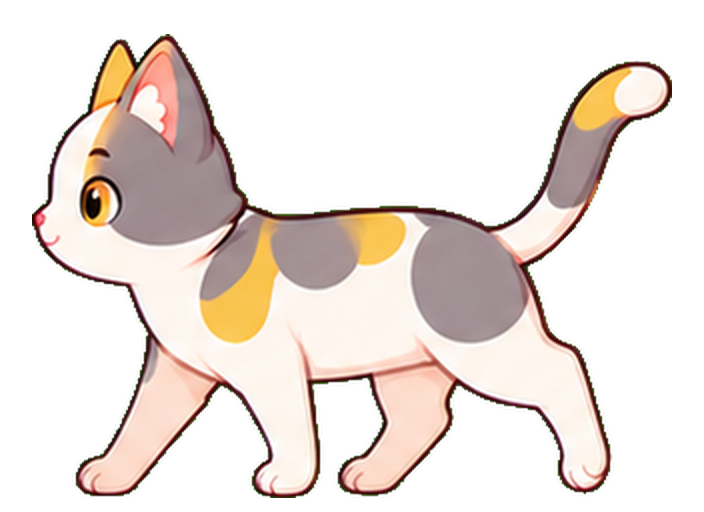
#> input picture assets/pets/biscuit/walk_left/frame_03.png, 704 x 512 px, given in place of siamese_pose_sheet.png, which was not available
$ python prepare_siamese_assets.py
#> lines starting #> are read from the running program, lines starting #| are printed output that depends on the picture; pictures that were not available may be replaced by others from this repository, and a replacement may not be noted
### tools/prepare_golden_munchkin_assets.py
#!/usr/bin/env python3
"""Prepare the approved Golden Munchkin artwork as transparent Godot assets."""

from __future__ import annotations

from collections import deque
from pathlib import Path

import numpy as np
from PIL import Image, ImageFilter

from prepare_biscuit_assets import PET_CANVAS, WALK_CANVAS, WIDE_CANVAS


PROJECT_ROOT = Path(__file__).resolve().parents[1]
PET_ROOT = PROJECT_ROOT / "assets" / "pets" / "golden_munchkin"
SOURCE_ROOT = PROJECT_ROOT / "dev_only" / "unused_assets" / "assets" / "pets" / "golden_munchkin" / "source"
STATION_ROOT = PROJECT_ROOT / "assets" / "ui" / "desktop_station" / "golden_munchkin"
SLEEP_TAIL_SWEEP_AMPLITUDES = [
    0.0,
    -2.0,
    -4.0,
    -6.0,
    -7.0,
    -6.0,
    -4.0,
    -2.0,
    0.0,
    2.0,
    4.0,
    7.0,
    5.0,
    2.0,
    0.0,
]

# Generated walk sheets contain pale backdrop fragments in several enclosed
# spaces between the legs.  Each tuple is a tight search region plus the
# minimum size of the background-colored seed inside that region.  Keeping the
# regions frame-specific lets us clear the matte without recoloring or
# reshaping Honey's cream paws.
WALK_LEG_GAP_ARTIFACT_REGIONS: dict[
    str, dict[int, list[tuple[int, int, int, int, int]]]
] = {
    "move_left": {
        1: [(336, 394, 406, 474, 1000)],
        4: [(335, 392, 402, 474, 1000)],
        5: [(316, 388, 412, 470, 1000)],
        6: [(296, 406, 326, 464, 300), (325, 392, 408, 474, 1000)],
        7: [(335, 388, 398, 471, 1000)],
        8: [(344, 389, 403, 469, 1000)],
    },
    "move_right": {
        1: [(312, 388, 356, 470, 800), (384, 397, 422, 482, 150)],
        2: [(334, 396, 366, 482, 300), (416, 428, 434, 478, 50)],
        3: [(307, 395, 372, 474, 900), (377, 407, 397, 484, 80)],
        4: [(258, 390, 307, 474, 900), (358, 402, 384, 462, 300)],
        5: [(334, 389, 394, 474, 1000), (397, 401, 424, 488, 150)],
        6: [(268, 386, 324, 474, 1000), (337, 390, 367, 460, 400)],
        7: [(298, 392, 357, 473, 900), (366, 407, 391, 450, 80)],
        8: [(282, 392, 363, 470, 1000), (354, 400, 382, 465, 300)],
    },
}


# [33 lines left out: function flood_background, not called in this run]


def connected_components(mask: np.ndarray, minimum_pixels: int = 20) -> list[dict]:
    """Return connected opaque regions with their pixel indexes and bounds."""
    height, width = mask.shape
    seen = np.zeros_like(mask, dtype=bool)
    components: list[dict] = []
    for start_y, start_x in zip(*np.where(mask & ~seen)):
        if seen[start_y, start_x]:
            continue
        queue: deque[tuple[int, int]] = deque([(int(start_x), int(start_y))])
        seen[start_y, start_x] = True
        pixels: list[tuple[int, int]] = []
        min_x = max_x = int(start_x)
        min_y = max_y = int(start_y)
        sum_x = 0
        sum_y = 0
        while queue:
            x, y = queue.popleft()
            pixels.append((x, y))
            min_x = min(min_x, x)
            max_x = max(max_x, x)
            min_y = min(min_y, y)
            max_y = max(max_y, y)
            sum_x += x
            sum_y += y
            for next_x, next_y in ((x - 1, y), (x + 1, y), (x, y - 1), (x, y + 1)):
                if (
                    0 <= next_x < width
                    and 0 <= next_y < height
                    and mask[next_y, next_x]
                    and not seen[next_y, next_x]
                ):
                    seen[next_y, next_x] = True
                    queue.append((next_x, next_y))
        if len(pixels) >= minimum_pixels:
            components.append(
                {
                    "pixels": pixels,
                    "size": len(pixels),
                    "bbox": (min_x, min_y, max_x + 1, max_y + 1),
                    "centroid": (sum_x / len(pixels), sum_y / len(pixels)),
                }
            )
    return components


# [131 lines left out: functions remove_walk_leg_gap_artifacts, clean_rgba, visible_bbox, trim_floor_shadow, not called in this run]


def resize_clean(image: Image.Image, size: tuple[int, int]) -> Image.Image:
    resized = image.convert("RGBa").resize(size, Image.Resampling.LANCZOS).convert("RGBA")
    return clean_rgba(resized)


# [37 lines left out: functions component_cutout, main_cutout, normalized_sprite, not called in this run]


def save_image(image: Image.Image, destination: Path) -> None:
    destination.parent.mkdir(parents=True, exist_ok=True)
    clean_rgba(image).save(destination, optimize=True)


# [121 lines left out: functions static_pose_cutouts, prepare_static_art, sheet_subjects, split_large_subject_sheet, prepare_walks_and_success, not called in this run]


def smooth_step(value: float) -> float:
    clamped = max(0.0, min(1.0, value))
    return clamped * clamped * (3.0 - 2.0 * clamped)


# [141 lines left out: functions warp_sleep_tail, prepare_sleep, body_core_centroid, prepare_failed_roll, prepare_station, main, not called in this run]


# [2 lines that do not run on import are left out]

### tools/prepare_siamese_assets.py
#!/usr/bin/env python3
"""Prepare the approved Siamese previews as transparent fixed-canvas assets."""

from __future__ import annotations

from collections import deque
from pathlib import Path

import numpy as np
from PIL import Image, ImageDraw, ImageFilter

from prepare_biscuit_assets import PET_CANVAS, WALK_CANVAS, WIDE_CANVAS, grid_edges
from prepare_golden_munchkin_assets import (
    component_cutout,
    connected_components,
    normalized_sprite,
    resize_clean,
    save_image,
)


PROJECT_ROOT = Path(__file__).resolve().parents[1]
PET_ROOT = PROJECT_ROOT / "assets" / "pets" / "siamese"
SOURCE_ROOT = PROJECT_ROOT / "dev_only" / "unused_assets" / "assets" / "pets" / "siamese" / "source"

SUCCESS_X_OFFSETS = [4, 42, 81, -5, 42, 88]
SUCCESS_Y_OFFSETS = [0, 0, 0, 70, 70, 70]
SUCCESS_SOURCE_ORDER = [0, 1, 2, 3, 4, 4, 5, 5]

TREAT_X_RANGES = [(0, 378), (389, 762), (774, 1145), (1157, 1536)]
TREAT_Y_RANGES = [(0, 337), (348, 679), (690, 1024)]
TREAT_PAW_MEDIANS = [157, 156, 153, 153, 156, 154, 154, 153, 154, 152, 152, 149]
TREAT_BASELINES = [332, 332, 332, 332, 327, 327, 327, 327, 324, 324, 324, 324]
TREAT_PREVIEW_DURATIONS_MS = [360, 220, 270, 100, 125, 90, 125, 90, 125, 130, 250, 650]


def siamese_backdrop_pixels(source: np.ndarray) -> np.ndarray:
    """Return every pixel close to the generated cream backdrop."""
    rgb = source[:, :, :3].astype(np.float32)
    border = np.concatenate(
        (rgb[0, :, :], rgb[-1, :, :], rgb[:, 0, :], rgb[:, -1, :]), axis=0
    )
    backdrop = np.median(border, axis=0)
    distance = np.sqrt(np.sum((rgb - backdrop) ** 2, axis=2))
    luminance = 0.2126 * rgb[:, :, 0] + 0.7152 * rgb[:, :, 1] + 0.0722 * rgb[:, :, 2]
    return (distance < 12.0) & (luminance > 214.0)


def siamese_background(source: np.ndarray) -> np.ndarray:
    """Flood only edge-connected pixels close to the cream backdrop.

    The Siamese's body is much paler than the other cats, so a luminance-only
    key can leak through its cream fur. Comparing against the actual border
    color keeps the fur opaque while still following the backdrop gradient.
    """
    passable = siamese_backdrop_pixels(source)
    height, width = passable.shape
    background = np.zeros_like(passable, dtype=bool)
    queue: deque[tuple[int, int]] = deque()
    for x in range(width):
        for y in (0, height - 1):
            if passable[y, x] and not background[y, x]:
                background[y, x] = True
                queue.append((x, y))
    for y in range(height):
        for x in (0, width - 1):
            if passable[y, x] and not background[y, x]:
                background[y, x] = True
                queue.append((x, y))
    while queue:
        x, y = queue.popleft()
        for next_x, next_y in ((x - 1, y), (x + 1, y), (x, y - 1), (x, y + 1)):
            if (
                0 <= next_x < width
                and 0 <= next_y < height
                and passable[next_y, next_x]
                and not background[next_y, next_x]
            ):
                background[next_y, next_x] = True
                queue.append((next_x, next_y))
    return background


# [163 lines left out: functions siamese_main_cutout, trim_pearl_floor_shadow, siamese_walk_cutout, clear_side_pose_interior_backdrop, not called in this run]


def two_pose_cutouts(sheet: Image.Image) -> tuple[Image.Image, Image.Image]:
    """Return the two largest cats ordered front pose, then side pose."""
    rgb = np.asarray(sheet.convert("RGB"))
    background = siamese_background(rgb)
    components = connected_components(~background, 1000)
    subjects = sorted(components, key=lambda item: item["size"], reverse=True)[:2]
    if len(subjects) != 2:
        raise ValueError(f"Expected two Siamese poses, found {len(subjects)}")
    subjects.sort(key=lambda item: item["centroid"][0])
    front = component_cutout(sheet, subjects[0])
    side = component_cutout(sheet, subjects[1])
    side = clear_side_pose_interior_backdrop(
        side,
        subjects[1],
        siamese_backdrop_pixels(rgb) & ~background,
    )
    return front, side


def prepare_static_art() -> None:
    poses = Image.open(SOURCE_ROOT / "siamese_pose_sheet.png").convert("RGB")
    front, side = two_pose_cutouts(poses)
    portrait = siamese_main_cutout(Image.open(SOURCE_ROOT / "siamese_head_portrait.png"))
    sleeping = siamese_main_cutout(Image.open(SOURCE_ROOT / "siamese_sleep.png"))
    failure = siamese_main_cutout(Image.open(SOURCE_ROOT / "siamese_fishing_failure.png"))

    idle = trim_pearl_floor_shadow(normalized_sprite(side, PET_CANVAS, (462, 480)))
    fishing_default = trim_pearl_floor_shadow(
        normalized_sprite(front, PET_CANVAS, (444, 480))
    )
    store_portrait = trim_pearl_floor_shadow(
        normalized_sprite(portrait, PET_CANVAS, (470, 470), 18)
    )
    sleep = trim_pearl_floor_shadow(
        normalized_sprite(sleeping, WIDE_CANVAS, (612, 450), 18)
    )
    fishing_failure = trim_pearl_floor_shadow(
        normalized_sprite(failure, PET_CANVAS, (450, 480))
    )

    save_image(idle, PET_ROOT / "home" / "siamese_side_sitting.png")
    save_image(idle, PET_ROOT / "store" / "siamese_store_detail.png")
    save_image(store_portrait, PET_ROOT / "store" / "siamese_store_portrait.png")
    save_image(sleep, PET_ROOT / "sleep" / "siamese_sleep.png")
    save_image(
        fishing_default,
        PET_ROOT / "fishing" / "default" / "siamese_fishing_default.png",
    )
    save_image(
        fishing_failure,
        PET_ROOT / "fishing" / "failure" / "siamese_fishing_failure.png",
    )


# [522 lines left out: functions heal_vertical_dividers, heal_alpha_pinholes, heal_dark_specks, repair_left_walk_frame_two, remove_walk_floor_artifacts, prepare_walk and 11 more, not called in this run]


def main() -> None:
    prepare_static_art()
#> in prepare_static_art, `poses = Image.open(SOURCE_ROOT / "siamese_pose_sheet.png").convert("RG..`:
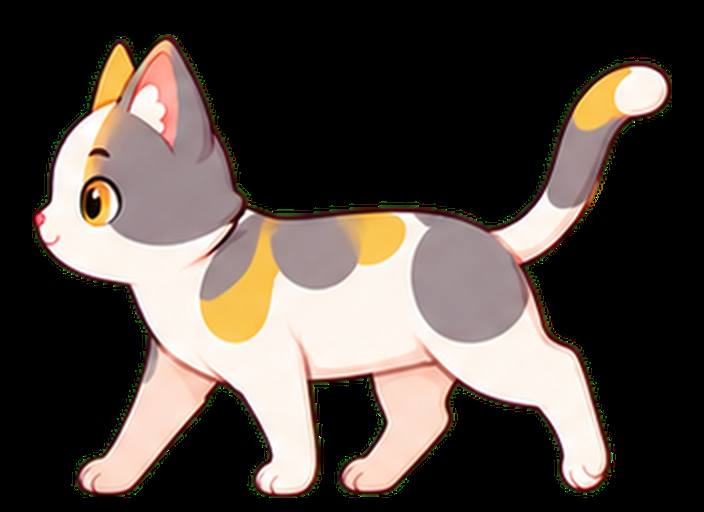
#> poses: PIL image 704x512 RGB; mean R, G, B 82.2, 72.9, 66.6
#> in siamese_backdrop_pixels, `border = np.concatenate( (rgb[0, :, :], rgb[-1, :, :], rgb[:, 0, :], r..`: border = 2432 rows, first 8: [0, 0, 0], [0, 0, 0], [0, 0, 0], [0, 0, 0], [0, 0, 0], [0, 0, 0], [0, 0, 0], [0, 0, 0]
#> in siamese_backdrop_pixels, `backdrop = np.median(border, axis=0)`: backdrop = [0, 0, 0]
#> in siamese_backdrop_pixels, `distance = np.sqrt(np.sum((rgb - backdrop) ** 2, axis=2))`:
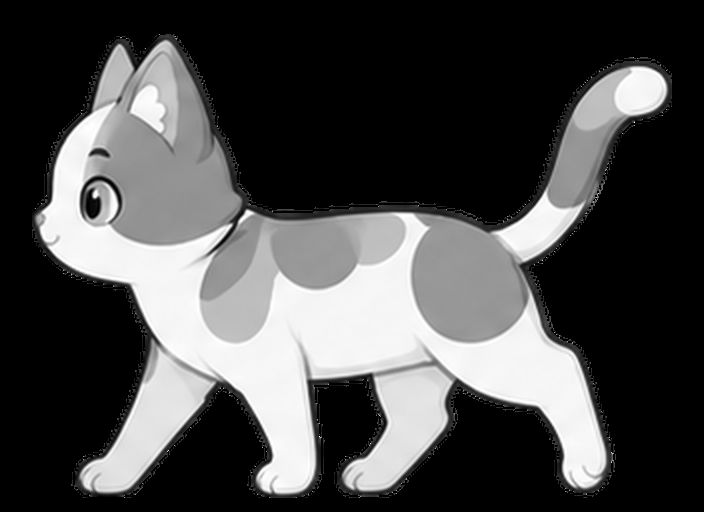
#> distance: shape (512, 704) float32; min 0, max 441.7, mean 129.9; drawn with min black and max white
#> in siamese_backdrop_pixels, `return (distance < 12.0) & (luminance > 214.0)`: returned value: shape (512, 704) bool; every value is 0
#> the loop in connected_components, `for start_y, start_x in zip(*np.where(mask & ~seen)):` made 360448 passes
#> after the loop in connected_components, `for start_y, start_x in zip(*np.where(mask & ~seen)):`: seen: shape (512, 704) bool; every value is 1
#> after the loop in connected_components, `for start_y, start_x in zip(*np.where(mask & ~seen)):`: components = 1 item
    prepare_walk("siamese_walk_left_sheet.png", "walk_left")
    prepare_walk("siamese_walk_right_sheet.png", "walk_right")
    prepare_fishing_success()
    prepare_treat_interaction()
    save_treat_preview()
    print(
        "Prepared Siamese Home/store/sleep/fishing art, 8 walking frames, "
        "8 fishing-success frames, and 12 treat-interaction frames"
    )


if __name__ == "__main__":
#> (the run stopped early here; a loop or call above may not have finished)

$ run again, on assets/pets/biscuit/walk_left/frame_04.png
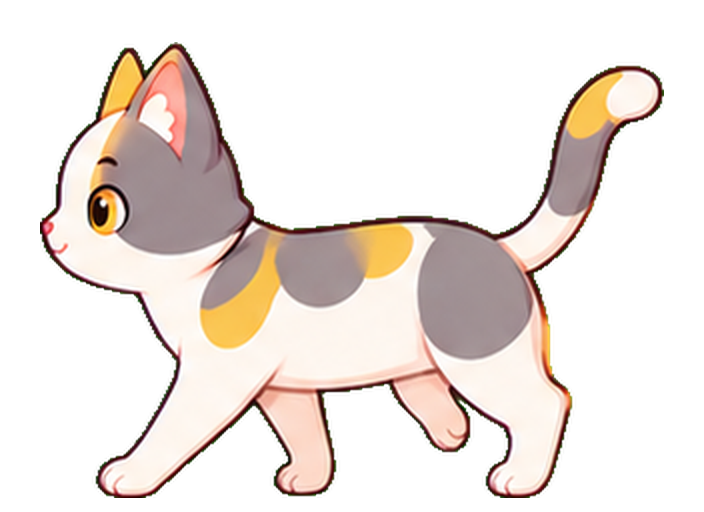
#> input picture assets/pets/biscuit/walk_left/frame_04.png, 704 x 512 px, given in place of siamese_pose_sheet.png, which was not available
#> in prepare_static_art, `poses = Image.open(SOURCE_ROOT / "siamese_pose_sheet.png").convert("RG..`:
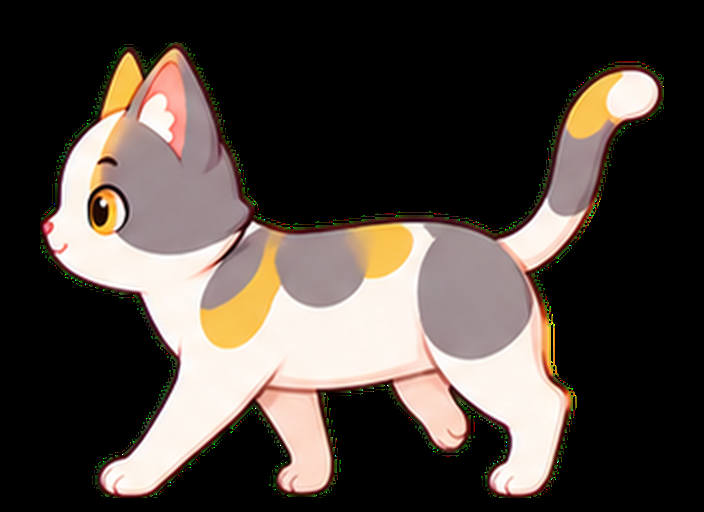
#> poses: PIL image 704x512 RGB; mean R, G, B 76.3, 67.8, 61.8
#> border = 2432 rows, first 8: [0, 0, 0], [0, 0, 0], [0, 0, 0], [0, 0, 0], [0, 0, 0], [0, 0, 0], [0, 0, 0], [0, 0, 0]
#> backdrop = [0, 0, 0]
#> in siamese_backdrop_pixels, `distance = np.sqrt(np.sum((rgb - backdrop) ** 2, axis=2))`:
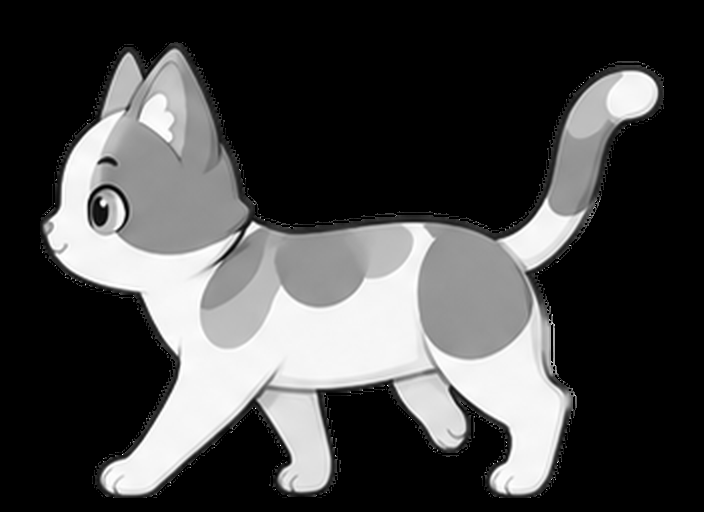
#> distance: shape (512, 704) float32; min 0, max 441.7, mean 120.6; drawn with min black and max white
#> the loop in connected_components, `for start_y, start_x in zip(*np.where(mask & ~seen)):` made 360448 passes
#> after the loop in connected_components, `for start_y, start_x in zip(*np.where(mask & ~seen)):`: components = 1 item
